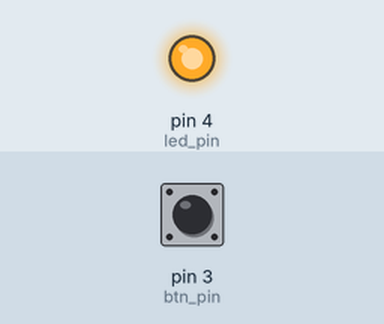
Simulated run of this sketch. Board: Arduino Uno, built with avr-gcc and run on an emulated ATmega328P. Shown: output pins drawn as LEDs (lit = HIGH). Inputs (shaded band) come from the test bench; at power-on: pin 3 (btn_pin) HIGH.

Above: at 1.2 s.
1.3 s: pin 3 (btn_pin) pulled LOW for 0.15 s
At 1.37 s:
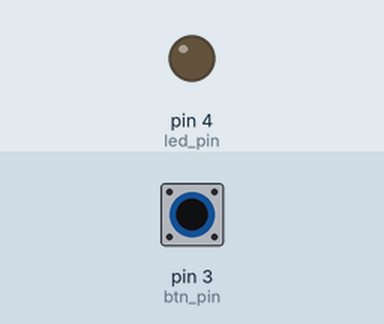
2.9 s: pin 3 (btn_pin) pulled LOW for 3.2 s
At 6.4 s:
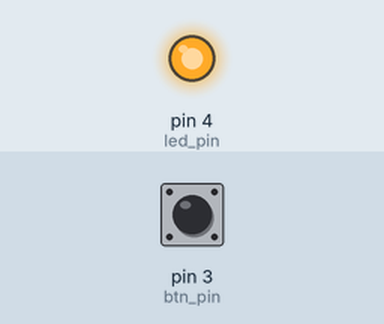
Timing chart, 0 to 7.9 s (numbered marks = the images above; inputs shaded):
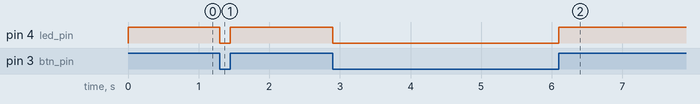

The sketch:

input_pullup.ino
```cpp
#define btn_pin 3
#define led_pin 4

void setup() {
 pinMode(btn_pin, INPUT_PULLUP);
 pinMode(led_pin, OUTPUT);
}

void loop() {
  if (digitalRead(btn_pin)) {
    digitalWrite(led_pin, HIGH);
  } else {
    digitalWrite(led_pin, LOW);
  }
}
```

Measured:
- after the input at 1.3 s, pin 4 (led_pin): HIGH → LOW at once, → HIGH 0.15 s later
- after the input at 2.9 s, pin 4 (led_pin): HIGH → LOW at once, → HIGH 3.2 s later
